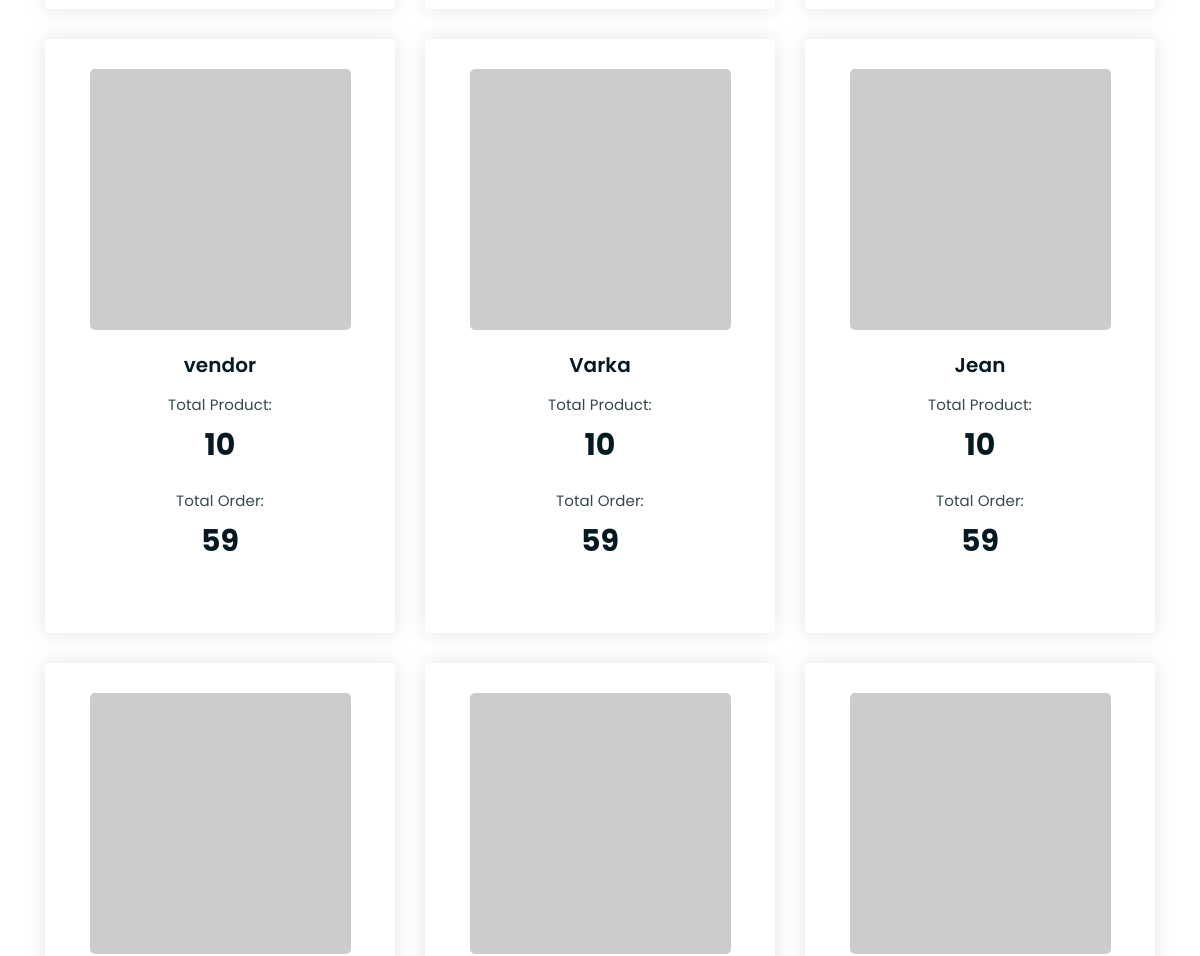
/users/vendors (middle part), run on an earlier commit of the app's database.
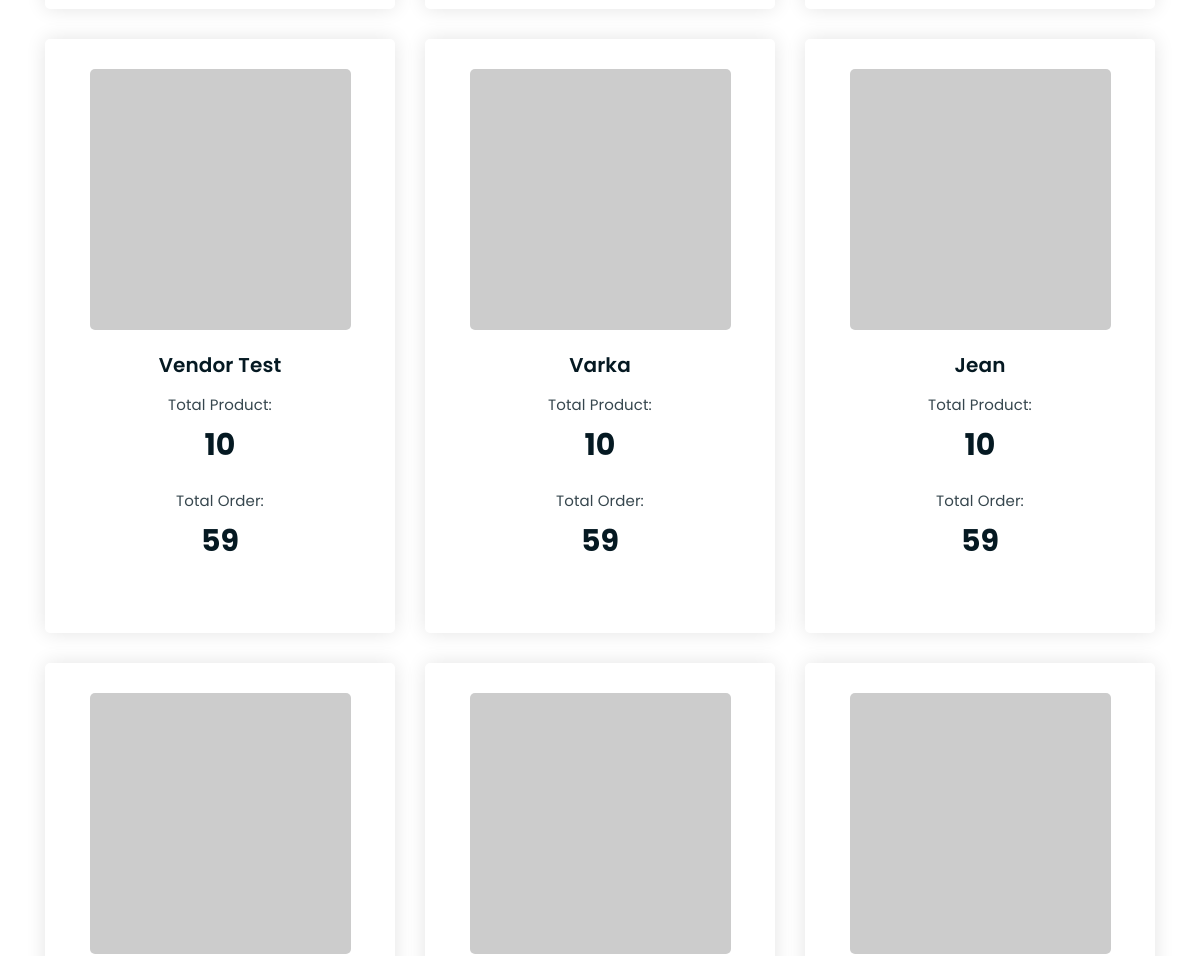
And on a later commit of the database.
### model/user.py (models this page shows, shortened)
class User(Base, UserMixin):
    __tablename__ = "users"
    id = Column(Integer, primary_key=True)
    name = Column(String)
    avatar = Column(String)
    email = Column(String, nullable=False)
    password = Column(String)
    role_id = Column(Integer, ForeignKey('roles.id'))

### handler/user.py (the view)
@user_api.route('/vendors', methods=['POST', 'GET'])
def get_vendors():
    if request.method == 'POST':
        return render_template('dashboard.html')
    else:
        users = service.User.get_users(4)
        return render_template('users.html', context=users) \

### repository/base.py (called while the page is built)
    def __enter__(self):
        engine = create_engine(self.__connection_string)
        session_maker = sessionmaker()
        self.session = session_maker(bind=engine)
        return self

    def __exit__(self, exc_type, exc_val, exc_tb):
        self.session.close()  # pylint: disable=no-member

### repository/user.py (called while the page is built)
    @classmethod
    def get_by_role_id(cls, role_id) -> List[model_user.User]:
        with DBConnectionHandler() as db_connection:
            try:
                users = (
                    db_connection.session.query(model_user.User)
                    .filter_by(role_id=role_id)
                    .all()
                )
                return users
            except NoResultFound:
                return []
            except Exception as ex:
                db_connection.session.rollback()
                print(ex)
                raise
            finally:
                db_connection.session.close()

### service/user.py (called while the page is built)
    @classmethod
    def get_users(cls, role_id):
        users = repo.UserRepository.get_by_role_id(role_id)
        return {
            'users': users
        }

### templates/users.html (shortened to what this page needs)
<!DOCTYPE html>
<html lang="en">
<head>
    <link rel="stylesheet" href="../static/styles/assets/css/all.min.css">
    <link rel="stylesheet" href="../static/styles/assets/bootstrap/css/bootstrap.min.css">
    <link rel="stylesheet" href="../static/styles/assets/css/owl.carousel.css">
    <link rel="stylesheet" href="../static/styles/assets/css/magnific-popup.css">
    <link rel="stylesheet" href="../static/styles/assets/css/animate.css">
    <link rel="stylesheet" href="../static/styles/assets/css/meanmenu.min.css">
    <link rel="stylesheet" href="../static/styles/assets/css/main.css">
    <link rel="stylesheet" href="../static/styles/assets/css/responsive.css">
</head>
<body>
<div class="product-section mt-150 mb-150">
    <div class="container">
        <div class="row product-lists">
            <div class="col-lg-4 col-md-6 text-center strawberry">
                <div class="single-product-item">
                </div>
            </div>
            <div class="col-lg-4 col-md-6 text-center berry">
                <div class="single-product-item">
                </div>
            </div>
            <div class="col-lg-4 col-md-6 text-center lemon">
                <div class="single-product-item">
                </div>
            </div>
            {% for user in context.users %}
            <div class="col-lg-4 col-md-6 text-center">
                <div class="single-product-item">
                    <div class="product-image">
                        <a href="{{ '/users/%s'%user.id }}"><img src="{{ user.avatar }}" alt="Product"></a>
                    </div>
                    <h3>{{ user.name }}</h3>
                    <p class="product-price"><span>Total Product: </span>10</p>
                    <p class="product-price"><span>Total Order: </span>59</p>
                </div>
            </div>
            {% endfor %}
        </div>
    </div>
</div>
</body>
</html>

### static/styles/assets/css/main.css (style rules this page uses)
html { font-size: 14px; font-weight: 400; line-height: 28px; height: 100%; }
body { font-family: "Open Sans", sans-serif; font-weight: 400; font-size: 1rem; letter-spacing: 0.1px; line-height: 1.8; color: #051922; overflow-x: hidden; }
body img { max-width: 100%; }
a { cursor: pointer; text-decoration: none; -webkit-transition: all 0.2s ease-in-out; -o-transition: all 0.2s ease-in-out; transition: all 0.2s ease-in-out; }
h1, .h1, h2, .h2, h3, .h3, h4, .h4, h5, .h5, h6, .h6 { font-family: "Poppins", sans-serif; font-weight: 700; margin: 0 0 1.25rem 0; color: #051922; }
h3, .h3 { font-size: 2rem; font-weight: 700; line-height: 2.25rem; }
p { font-family: "Open Sans", sans-serif; font-weight: 400; font-size: 1rem; letter-spacing: 0.1px; line-height: 1.8; color: #051922; margin: 0 0 1.25rem 0; }
p:last-child { margin: 0; }
.mt-150 { margin-top: 150px; }
.mb-150 { margin-bottom: 150px; }
.product-image img { -webkit-transition: 0.3s; -o-transition: 0.3s; transition: 0.3s; }
.single-product-item { -webkit-transition: 0.3s; -o-transition: 0.3s; transition: 0.3s; }
html, body { height: 100%; }
.single-product-item { margin-bottom: 30px; }
.product-image { padding: 30px; padding-bottom: 0; }
.product-image img { width: 90%; border-radius: 5px; margin-bottom: 20px; }
.single-product-item h3 { font-size: 20px; font-weight: 600; margin-bottom: 10px; }
p.product-price { font-family: 'Poppins', sans-serif; font-size: 30px; font-weight: 700; margin-bottom: 15px; }
p.product-price span { display: block; opacity: 0.8; font-size: 15px; font-weight: 400; }
.single-product-item { -webkit-box-shadow: 0 0 20px #e4e4e4; box-shadow: 0 0 20px #e4e4e4; padding-bottom: 50px; border-radius: 5px; }

What changed in the data, as far as the page shows it:
changed User: name "vendor" → "Vendor Test"
